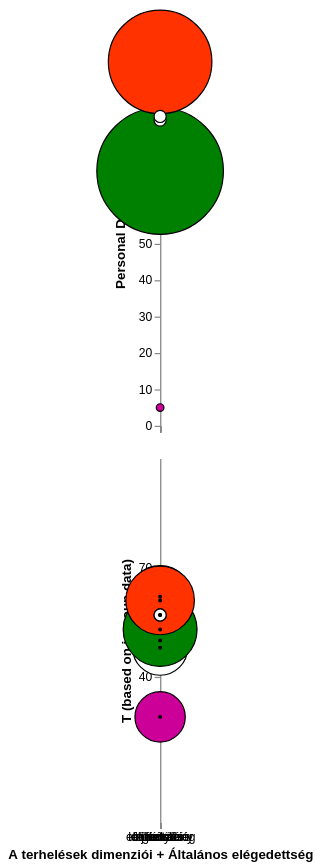

Here is the Vega-Lite specification saved for this chart:
### Vega-Lite specification from a JSON file in a GitHub repository (floating-point values rounded to 4 significant figures)
{"$schema": "https://vega.github.io/schema/vega-lite/v5.json", "datasets": {"data-1": [{"x": "mentális", "y": 75, "size": 1690, "color": "rgb(0, 112, 192)"}, {"x": "fizikai", "y": 100, "size": 4000, "color": "rgb(255, 0, 0)"}, {"x": "időkényszer", "y": 65, "size": 490, "color": "rgb(255, 255, 255)"}, {"x": "teljesítmény", "y": 70, "size": 10890, "color": "rgb(0, 128, 0)"}, {"x": "erőfeszítés", "y": 100, "size": 7290, "color": "rgb(255, 50, 0)"}, {"x": "frusztráció", "y": 5, "size": 40, "color": "rgb(204, 0, 153)"}, {"x": "totál", "y": 84, "size": 100, "color": "rgb(255, 255, 255)"}, {"x": "elégedettség", "y": 85, "size": 100, "color": "rgb(255, 255, 255)"}], "data-2": [{"x": "mentális", "y": 50, "size": 2306, "color": "rgb(0, 112, 192)", "ci0": 30, "ci1": 70, "ci2": 40, "ci3": 60, "ci4": 0, "ci5": 100, "50": 50}, {"x": "fizikai", "y": 62, "size": 2634, "color": "rgb(255, 0, 0)", "ci0": 30, "ci1": 70, "ci2": 40, "ci3": 60, "ci4": 0, "ci5": 100, "50": 50}, {"x": "időkényszer", "y": 48, "size": 2056, "color": "rgb(255, 255, 255)", "ci0": 30, "ci1": 70, "ci2": 40, "ci3": 60, "ci4": 0, "ci5": 100, "50": 50}, {"x": "teljesítmény", "y": 53, "size": 3707, "color": "rgb(0, 128, 0)", "ci0": 30, "ci1": 70, "ci2": 40, "ci3": 60, "ci4": 0, "ci5": 100, "50": 50}, {"x": "erőfeszítés", "y": 61, "size": 3198, "color": "rgb(255, 50, 0)", "ci0": 30, "ci1": 70, "ci2": 40, "ci3": 60, "ci4": 0, "ci5": 100, "50": 50}, {"x": "frusztráció", "y": 29, "size": 1721, "color": "rgb(204, 0, 153)", "ci0": 30, "ci1": 70, "ci2": 40, "ci3": 60, "ci4": 0, "ci5": 100, "50": 50}, {"x": "totál", "y": 57, "size": 100, "color": "rgb(255, 255, 255)", "ci0": 30, "ci1": 70, "ci2": 40, "ci3": 60, "ci4": 0, "ci5": 100, "50": 50}, {"x": "elégedettség", "y": 57, "size": 100, "color": "rgb(255, 255, 255)", "ci0": 30, "ci1": 70, "ci2": 40, "ci3": 60, "ci4": 0, "ci5": 100, "50": 50}]}, "vconcat": [{"width": "container", "data": {"name": "data-1"}, "mark": {"type": "circle", "opacity": 1.0, "stroke": "black", "strokeWidth": 1}, "config": {"legend": {"disable": "true"}}, "encoding": {"x": {"field": "x", "type": "nominal", "sort": null, "axis": {"labelAngle": 0, "labels": false}, "title": null}, "y": {"field": "y", "type": "quantitative", "scale": {"domain": [0, 100]}, "title": "Personal Data"}, "size": {"field": "size", "type": "quantitative", "scale": null}, "color": {"field": "color", "type": "nominal", "legend": null, "scale": null}}}, {"width": "container", "data": {"name": "data-2"}, "layer": [{"mark": {"type": "errorband", "color": "yellow", "opacity": 0.5}, "encoding": {"y": {"field": "ci1", "type": "quantitative", "title": false, "scale": {"domain": [0, 100]}}, "y2": {"field": "ci0", "type": "quantitative", "scale": {"domain": [0, 100]}}}}, {"mark": {"type": "errorband", "color": "white", "opacity": 0.5}, "encoding": {"y": {"field": "ci3", "type": "quantitative", "title": false, "scale": {"domain": [0, 100]}}, "y2": {"field": "ci2", "type": "quantitative", "scale": {"domain": [0, 100]}}}}, {"mark": "rule", "encoding": {"y": {"field": "50", "aggregate": "mean"}, "size": {"value": 1}}}, {"mark": {"type": "circle", "opacity": 1.0, "stroke": "black", "strokeWidth": 1}, "config": {"legend": {"disable": "true"}}, "encoding": {"x": {"field": "x", "type": "nominal", "sort": null, "axis": {"labelAngle": 0}, "title": "A terhelések dimenziói + Általános elégedettség"}, "y": {"field": "y", "type": "quantitative", "scale": {"domain": [0, 100]}, "title": "T (based on ingroup data)", "axis": {"values": [30, 40, 50, 60, 70]}}, "size": {"field": "size", "type": "quantitative", "scale": null}, "color": {"field": "color", "type": "nominal", "legend": null, "scale": null}}}, {"width": "container", "data": {"name": "data-2"}, "mark": {"type": "circle", "opacity": 1.0, "stroke": "black", "strokeWidth": 1, "size": 5, "color": "black"}, "config": {"legend": {"disable": "true"}}, "encoding": {"x": {"field": "x", "type": "nominal", "sort": null, "axis": {"labelAngle": 0}, "title": "A terhelések dimenziói + Általános elégedettség"}, "y": {"field": "y", "type": "quantitative", "scale": {"domain": [0, 100]}, "title": "T (based on ingroup data)"}}}]}]}
